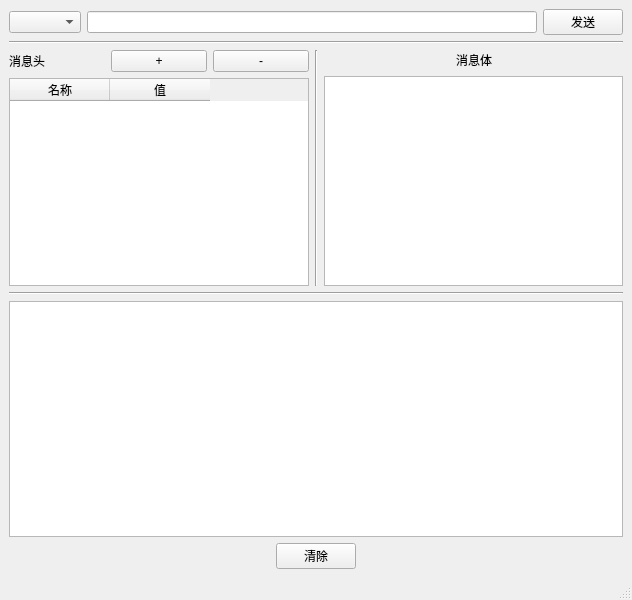
<?xml version="1.0" encoding="UTF-8"?>
<ui version="4.0">
 <class>MainWindow</class>
 <widget class="QMainWindow" name="MainWindow">
  <property name="geometry">
   <rect>
    <x>0</x>
    <y>0</y>
    <width>632</width>
    <height>600</height>
   </rect>
  </property>
  <property name="windowTitle">
   <string>MainWindow</string>
  </property>
  <widget class="QWidget" name="centralwidget">
   <layout class="QVBoxLayout" name="verticalLayout_3">
    <item>
     <layout class="QHBoxLayout" name="horizontalLayout">
      <item>
       <widget class="QComboBox" name="box_method"/>
      </item>
      <item>
       <widget class="QLineEdit" name="edit_url"/>
      </item>
      <item>
       <widget class="QPushButton" name="btn_send">
        <property name="text">
         <string>发送</string>
        </property>
       </widget>
      </item>
     </layout>
    </item>
    <item>
     <widget class="Line" name="line_3">
      <property name="orientation">
       <enum>Qt::Horizontal</enum>
      </property>
     </widget>
    </item>
    <item>
     <layout class="QHBoxLayout" name="horizontalLayout_4">
      <item>
       <layout class="QVBoxLayout" name="verticalLayout">
        <item>
         <layout class="QHBoxLayout" name="horizontalLayout_2">
          <item>
           <widget class="QLabel" name="label">
            <property name="text">
             <string>消息头</string>
            </property>
           </widget>
          </item>
          <item>
           <widget class="QPushButton" name="btn_add_header">
            <property name="text">
             <string>+</string>
            </property>
           </widget>
          </item>
          <item>
           <widget class="QPushButton" name="btn_del_header">
            <property name="text">
             <string>-</string>
            </property>
           </widget>
          </item>
         </layout>
        </item>
        <item>
         <widget class="QTableWidget" name="table_http_headers">
          <column>
           <property name="text">
            <string>名称</string>
           </property>
          </column>
          <column>
           <property name="text">
            <string>值</string>
           </property>
          </column>
         </widget>
        </item>
       </layout>
      </item>
      <item>
       <widget class="Line" name="line">
        <property name="orientation">
         <enum>Qt::Vertical</enum>
        </property>
       </widget>
      </item>
      <item>
       <layout class="QVBoxLayout" name="verticalLayout_2">
        <item>
         <layout class="QHBoxLayout" name="horizontalLayout_3">
          <item>
           <spacer name="horizontalSpacer">
            <property name="orientation">
             <enum>Qt::Horizontal</enum>
            </property>
            <property name="sizeHint" stdset="0">
             <size>
              <width>40</width>
              <height>20</height>
             </size>
            </property>
           </spacer>
          </item>
          <item>
           <widget class="QLabel" name="label_2">
            <property name="text">
             <string>消息体</string>
            </property>
           </widget>
          </item>
          <item>
           <spacer name="horizontalSpacer_2">
            <property name="orientation">
             <enum>Qt::Horizontal</enum>
            </property>
            <property name="sizeHint" stdset="0">
             <size>
              <width>40</width>
              <height>20</height>
             </size>
            </property>
           </spacer>
          </item>
         </layout>
        </item>
        <item>
         <widget class="QPlainTextEdit" name="edit_body"/>
        </item>
       </layout>
      </item>
     </layout>
    </item>
    <item>
     <widget class="Line" name="line_2">
      <property name="orientation">
       <enum>Qt::Horizontal</enum>
      </property>
     </widget>
    </item>
    <item>
     <widget class="QTextBrowser" name="output_window"/>
    </item>
    <item>
     <layout class="QHBoxLayout" name="horizontalLayout_5">
      <item>
       <spacer name="horizontalSpacer_3">
        <property name="orientation">
         <enum>Qt::Horizontal</enum>
        </property>
        <property name="sizeHint" stdset="0">
         <size>
          <width>40</width>
          <height>20</height>
         </size>
        </property>
       </spacer>
      </item>
      <item>
       <widget class="QPushButton" name="btn_clear">
        <property name="text">
         <string>清除</string>
        </property>
       </widget>
      </item>
      <item>
       <spacer name="horizontalSpacer_4">
        <property name="orientation">
         <enum>Qt::Horizontal</enum>
        </property>
        <property name="sizeHint" stdset="0">
         <size>
          <width>40</width>
          <height>20</height>
         </size>
        </property>
       </spacer>
      </item>
     </layout>
    </item>
   </layout>
  </widget>
  <widget class="QMenuBar" name="menubar">
   <property name="geometry">
    <rect>
     <x>0</x>
     <y>0</y>
     <width>632</width>
     <height>22</height>
    </rect>
   </property>
  </widget>
  <widget class="QStatusBar" name="statusbar"/>
 </widget>
 <resources/>
 <connections/>
</ui>
